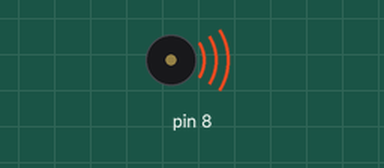
Simulated run of this sketch. Board: Arduino Uno, built with avr-gcc and run on an emulated ATmega328P. Shown: buzzer (waves = sounding).

Above: at 0.2 s.
At 9.0 s:
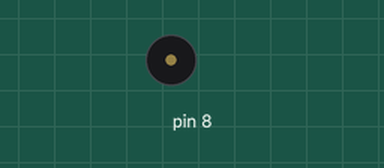
Timing chart, 0 to 13.0 s (numbered marks = the images above):
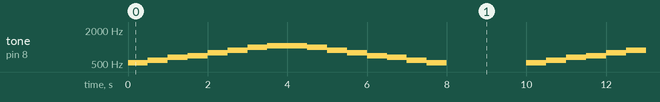

The sketch:

passive_buzzer_final.ino
```cpp
//www.elegoo.com
//2016.12.08

# include "pitches.h"

// notes in the melody:
int melody[] = {
  NOTE_C5, NOTE_D5, NOTE_E5, NOTE_F5, NOTE_G5, NOTE_A5, NOTE_B5, NOTE_C6, NOTE_C6, NOTE_B5, NOTE_A5, NOTE_G5, NOTE_F5, NOTE_E5, NOTE_D5, NOTE_C5} ;
int duration = 500;  // 500 miliseconds

void setup() {

}

void loop() {
  for (int thisNote = 0; thisNote < 16; thisNote++) {
    // pin8 output the voice, every scale is 0.5 sencond
    tone(8, melody[thisNote], duration);

    // Output the voice after several minutes
    delay(500);
  }

  // restart after two seconds
  delay(2000);
}
```

Measured:
- by itself, tone on pin 8: repeats every 10.0 s: 587 Hz 0.50 s, 659 Hz 0.50 s, 698 Hz 0.50 s, 784 Hz 0.50 s, 880 Hz 0.50 s, 988 Hz 0.50 s, 1047 Hz 1.0 s, 988 Hz 0.50 s, 880 Hz 0.50 s, 784 Hz 0.50 s, 698 Hz 0.50 s, 659 Hz 0.50 s, 587 Hz 0.50 s, 523 Hz 0.50 s, silent 2.0 s, 523 Hz 0.50 s
